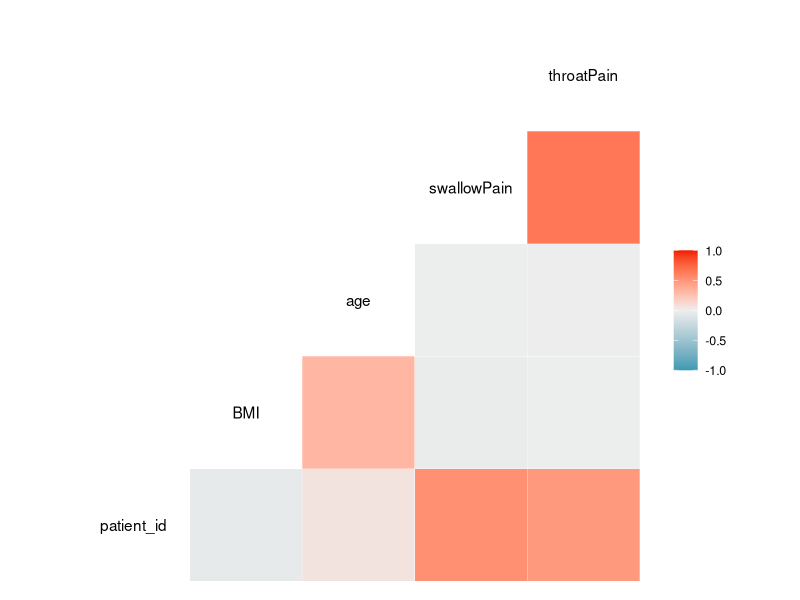
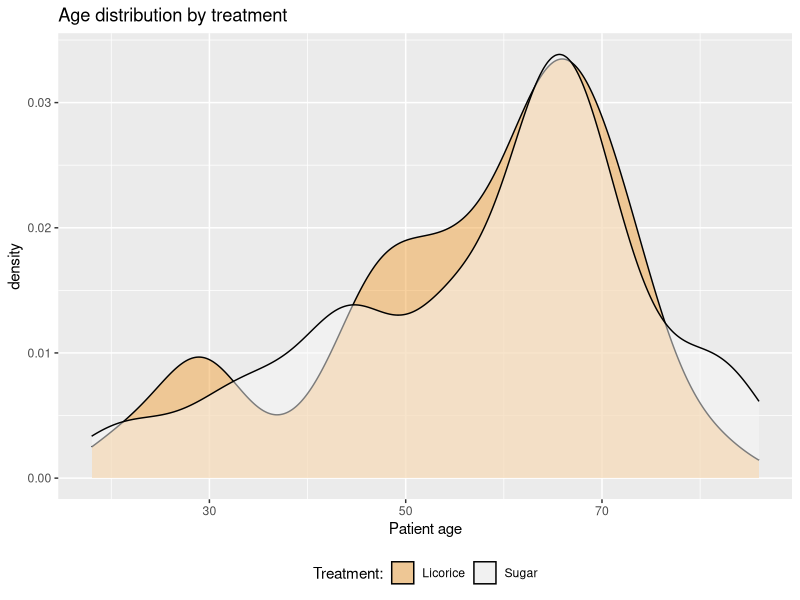
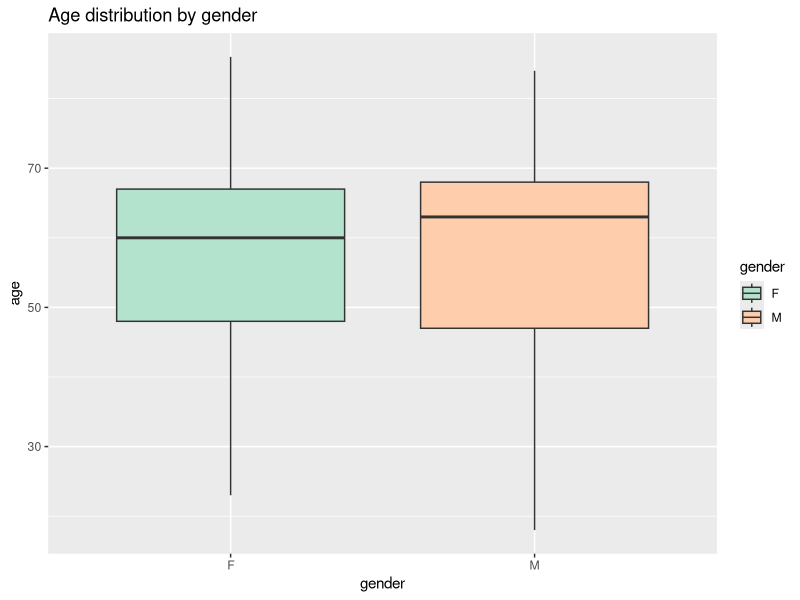
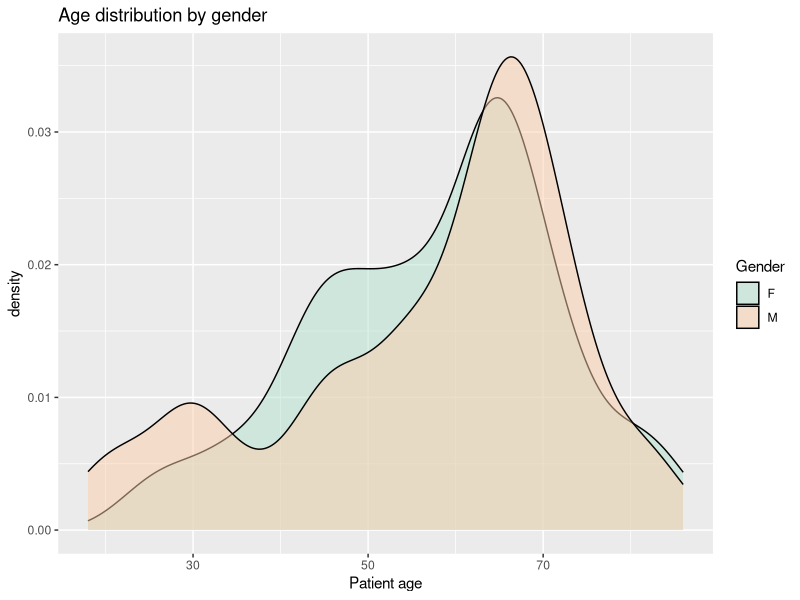
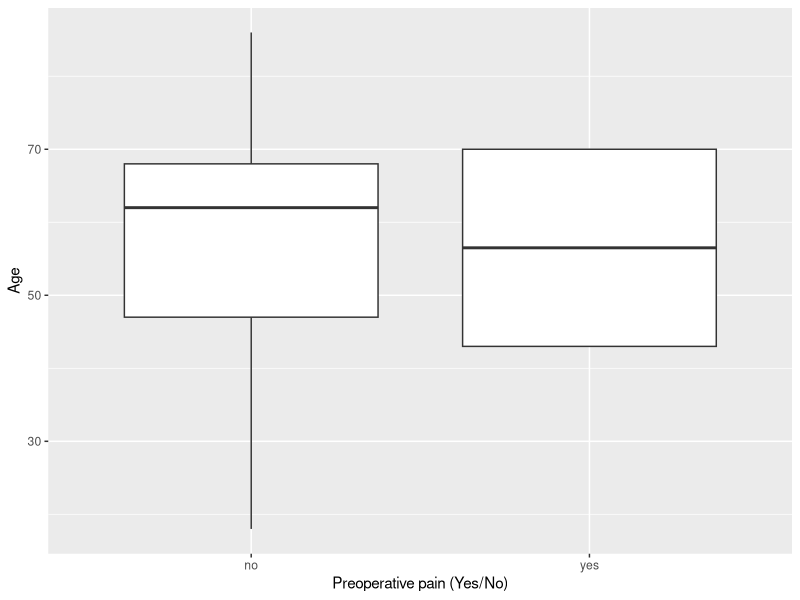
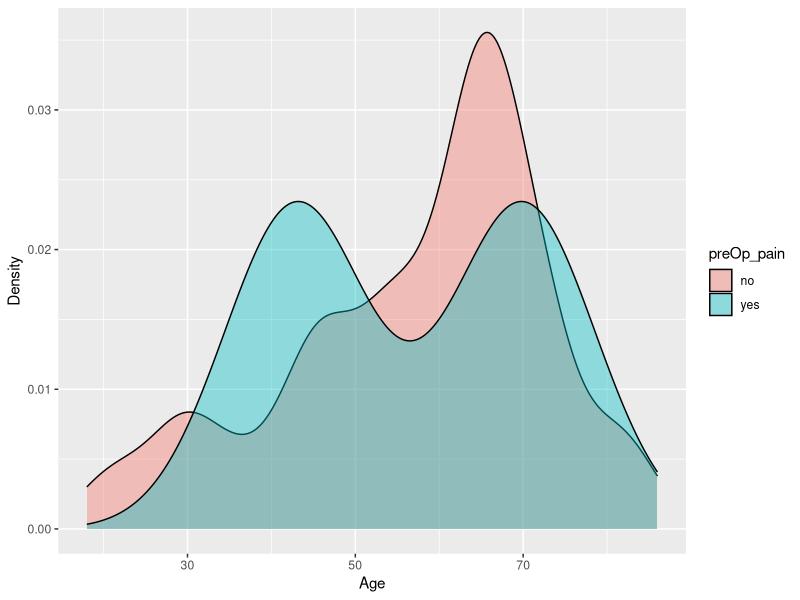

R code for these plots, in order:
#----Visualization----####
# Date: 2025-09-09
# Author: psykodentopat
# File name: 2025-09-09_visualization.R
# Description: Script for visualization of exam data for psykodentopat.
#
#
# Project: psykodentopat_exam.Rproj

# Setup ----
library(tidyverse)
library(here)
library(ggplot2)
library(patchwork)

# Load data
joined_exam_data <- read_delim(here("data","joined_exam_data_2025-09-09.txt"))

# Mutate from character to factor
joined_exam_data <- joined_exam_data %>% 
  mutate(across(where(is.character), as.factor))

# Are there any correlated measures? ----
GGally::ggcorr(joined_exam_data)
# Seems like throatPain and swallowPain are correlated, and also age and BMI. Also seems like Patient ID is correlated with swallowPain and throatPain, probably an artifact, could also be that that the patients recruited later had more pain...?

# Does the age distribution depend on treat? ----
ggplot(joined_exam_data, aes(x = age, fill = treat)) +
  geom_density(alpha = 0.5) +
  theme_gray() +
  labs(title = "Age distribution by treatment",
       x = "Patient age",
       fill = "Treatment:") +
  theme(legend.position = "bottom") +
  scale_fill_brewer(palette = "PuOr")

# Exploring whether the age distribution of patients differs by gender ----
## Numerical summery
joined_exam_data %>%
  group_by(gender) %>%
  summarise(
    mean_age = mean(age, na.rm = TRUE),
    sd_age   = sd(age, na.rm = TRUE),
    min_age  = min(age, na.rm = TRUE),
    max_age  = max(age, na.rm = TRUE),
    n        = n()
  )

## Box plot displaying age distribution by gender
plot_age_distribution_by_gender <- ggplot(joined_exam_data, 
    aes(x = gender, y = age, fill = gender)) +
  geom_boxplot() +
  labs(title = "Age distribution by gender") + 
  scale_fill_brewer(palette = "Pastel2")
plot_age_distribution_by_gender

## Density plot to visualize the full shape of the age distribution by gender
density_age_distribution_by_gender <- ggplot(joined_exam_data, 
                                          aes(x = age, fill = gender)) +
  geom_density(alpha = 0.5) +
  labs(title = "Age distribution by gender", 
       x = "Patient age", 
       fill = "Gender") +
  scale_fill_brewer(palette = "Pastel2")
density_age_distribution_by_gender

# Does the preoperative pain change with age of the patients? ----
## Box-plot to show the distribution of age related to preOp pain

ggplot(joined_exam_data, aes(x = preOp_pain, y = age)) +
  geom_boxplot() +
  labs(
    x = "Preoperative pain (Yes/No)",       # The age-distribution seems to be quite similar in both gropus
    y = "Age"
  )

## Denisty-plot, can be more intuitive to read
ggplot(joined_exam_data, aes(x = age, fill = preOp_pain)) +
  geom_density(alpha = 0.4) +
  labs(
    x = "Age",
    y = "Density"                 
  )

## Want to explore why we get these kind of "strange" results

### Exploring the variables
skimr::skim(joined_exam_data$age)
skimr::skim(joined_exam_data$preOp_pain)

# Only 2 patient experienced preOp pain, therefore the data is too limited to say anything about how preOp pain is related to age 

# T-tests (Welch Two Sample t-test) ----
t.test(age ~ treat, data = joined_exam_data)
t.test(age ~ preOp_pain, data = joined_exam_data)
t.test(age ~ gender, data = joined_exam_data)

#----End----####